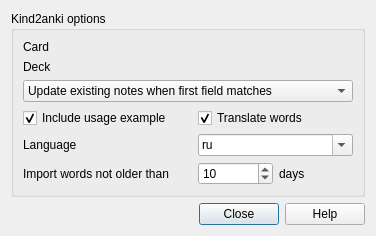
<?xml version="1.0" encoding="UTF-8"?>
<!-- generate the UI like so after installing pyqt5 - `pyuic5 \-\-import-from=widgets -x kind2anki_ui.ui > kind2anki_ui.py` -->
<ui version="4.0">
 <class>kind2ankiDialog</class>
 <widget class="QDialog" name="kind2ankiDialog">
  <property name="geometry">
   <rect>
    <x>0</x>
    <y>0</y>
    <width>376</width>
    <height>199</height>
   </rect>
  </property>
  <property name="windowTitle">
   <string>Import</string>
  </property>
  <layout class="QVBoxLayout">
   <item>
    <widget class="QGroupBox" name="group_box_content">
     <property name="title">
      <string>Kind2anki options</string>
     </property>
     <layout class="QVBoxLayout" name="top_layout">
      <item>
       <layout class="QGridLayout" name="grid_layout_model_deck">
        <property name="sizeConstraint">
         <enum>QLayout::SetFixedSize</enum>
        </property>
        <item row="0" column="1">
         <widget class="QWidget" name="model_area" native="true"/>
        </item>
        <item row="0" column="0">
         <widget class="QLabel" name="label_model">
          <property name="text">
           <string>Card</string>
          </property>
         </widget>
        </item>
        <item row="1" column="1">
         <widget class="QWidget" name="deck_area" native="true"/>
        </item>
        <item row="1" column="0">
         <widget class="QLabel" name="label_deck">
          <property name="text">
           <string>Deck</string>
          </property>
         </widget>
        </item>
       </layout>
      </item>
      <item>
       <widget class="QComboBox" name="import_mode">
        <item>
         <property name="text">
          <string>Update existing notes when first field matches</string>
         </property>
        </item>
        <item>
         <property name="text">
          <string>Ignore lines where first field matches existing note</string>
         </property>
        </item>
        <item>
         <property name="text">
          <string>Import even if existing note has same first field</string>
         </property>
        </item>
       </widget>
      </item>
      <item>
       <layout class="QGridLayout" name="grid_layout">
        <item row="1" column="0">
         <widget class="QLabel" name="label">
          <property name="sizePolicy">
           <sizepolicy hsizetype="Preferred" vsizetype="Preferred">
            <horstretch>0</horstretch>
            <verstretch>0</verstretch>
           </sizepolicy>
          </property>
          <property name="text">
           <string>Language</string>
          </property>
         </widget>
        </item>
        <item row="0" column="0">
         <widget class="QCheckBox" name="include_usage">
          <property name="text">
           <string>Include usage example</string>
          </property>
          <property name="checked">
           <bool>true</bool>
          </property>
         </widget>
        </item>
        <item row="2" column="0">
         <widget class="QLabel" name="label_import_days">
          <property name="minimumSize">
           <size>
            <width>169</width>
            <height>0</height>
           </size>
          </property>
          <property name="text">
           <string>Import words not older than</string>
          </property>
         </widget>
        </item>
        <item row="2" column="1">
         <widget class="QSpinBox" name="import_days">
          <property name="minimum">
           <number>1</number>
          </property>
          <property name="maximum">
           <number>1000</number>
          </property>
          <property name="value">
           <number>10</number>
          </property>
         </widget>
        </item>
        <item row="2" column="2">
         <widget class="QLabel" name="label_days">
          <property name="text">
           <string>days</string>
          </property>
         </widget>
        </item>
        <item row="1" column="1" colspan="2">
         <widget class="QComboBox" name="language_select">
          <property name="sizePolicy">
           <sizepolicy hsizetype="Preferred" vsizetype="Preferred">
            <horstretch>0</horstretch>
            <verstretch>0</verstretch>
           </sizepolicy>
          </property>
          <property name="toolTipDuration">
           <number>-6</number>
          </property>
          <property name="editable">
           <bool>true</bool>
          </property>
          <property name="currentIndex">
           <number>0</number>
          </property>
          <item>
           <property name="text">
            <string>ru</string>
           </property>
          </item>
          <item>
           <property name="text">
            <string>de</string>
           </property>
          </item>
          <item>
           <property name="text">
            <string>lt</string>
           </property>
          </item>
          <item>
           <property name="text">
            <string>pt</string>
           </property>
          </item>
          <item>
           <property name="text">
            <string>en</string>
           </property>
          </item>
          <item>
           <property name="text">
            <string>es</string>
           </property>
          </item>
         </widget>
        </item>
        <item row="0" column="1" colspan="2">
         <widget class="QCheckBox" name="do_translate">
          <property name="text">
           <string>Translate words</string>
          </property>
          <property name="checked">
           <bool>true</bool>
          </property>
         </widget>
        </item>
       </layout>
      </item>
     </layout>
    </widget>
   </item>
   <item>
    <widget class="QDialogButtonBox" name="button_box_standard_buttons">
     <property name="orientation">
      <enum>Qt::Horizontal</enum>
     </property>
     <property name="standardButtons">
      <set>QDialogButtonBox::Close|QDialogButtonBox::Help</set>
     </property>
    </widget>
   </item>
  </layout>
 </widget>
 <tabstops>
  <tabstop>button_box_standard_buttons</tabstop>
 </tabstops>
 <resources/>
 <connections>
  <connection>
   <sender>button_box_standard_buttons</sender>
   <signal>accepted()</signal>
   <receiver>kind2ankiDialog</receiver>
   <slot>accept()</slot>
   <hints>
    <hint type="source_label">
     <x>248</x>
     <y>254</y>
    </hint>
    <hint type="destination_label">
     <x>157</x>
     <y>274</y>
    </hint>
   </hints>
  </connection>
  <connection>
   <sender>button_box_standard_buttons</sender>
   <signal>rejected()</signal>
   <receiver>kind2ankiDialog</receiver>
   <slot>reject()</slot>
   <hints>
    <hint type="source_label">
     <x>316</x>
     <y>260</y>
    </hint>
    <hint type="destination_label">
     <x>286</x>
     <y>274</y>
    </hint>
   </hints>
  </connection>
 </connections>
</ui>
